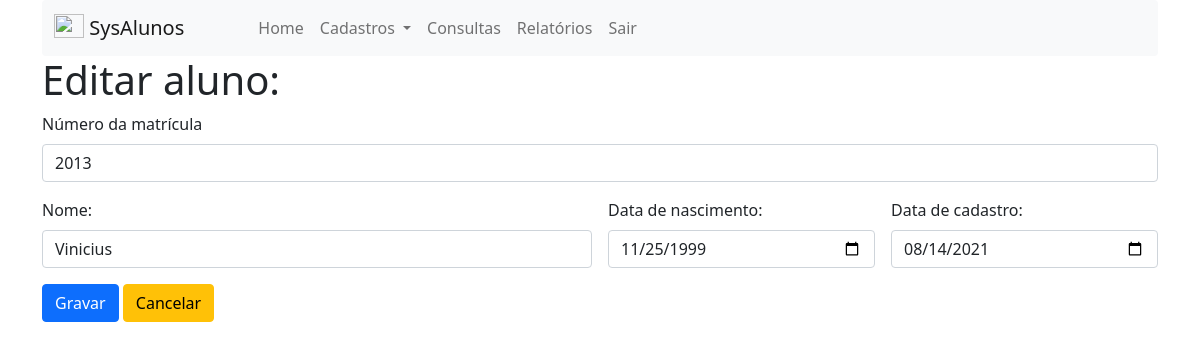
/alunos_edit.php?idAluno=1229, run on the app's committed database.
### tables this page shows
CREATE TABLE `alunos` (
  `idalunos` int(10) unsigned NOT NULL AUTO_INCREMENT,
  `matricula` varchar(45) NOT NULL,
  `nome` varchar(100) NOT NULL,
  `dt_nascimento` date NOT NULL,
  `dt_cadastro` date NOT NULL,
  PRIMARY KEY (`idalunos`)
);

### alunos_edit.php (the view, shortened to what this page needs)
<?php
require_once("conexao.php");
$tipoAcesso = $_SESSION["tipo_acesso"];
$IdAluno = $_GET["idAluno"];
?>
<!DOCTYPE html>
<html lang="pt-br">
<head>
    <link href="css/bootstrap.min.css" rel="stylesheet">
</head>
<body>
    <div class="container">
        <nav class="navbar navbar-expand-lg navbar-light bg-light rounded">
            <div class="container-fluid">
                <a class="navbar-brand" href="#">
                    <img src="img/studentmeets_4873.png" alt="" width="30" height="24" class="d-inline-block align-text-top">
                    SysAlunos
                </a>
            <div class="collapse navbar-collapse" id="navbarSupportedContent">
                    <ul class="navbar-nav me-auto mb-2 mb-lg-0" style="margin-left: 50px;">
                        <li class="nav-item">
                            <a class="nav-link" aria-current="page" href="admin.php">Home</a>
                        </li>
                        <?php
$mnuCadastro   = "<li class='nva-item dropdown active'>
                                <a class='nav-link dropdown-toggle' href='#' id='mnuCadastroDown' role='button' data-bs-toggle='dropdown' aria-expanded='false'>
                                Cadastros
                                </a>
                                <ul class='dropdown-menu aria-labelledby='mnuCadastroDown'>
                                <li><a class='dropdown-item' href='usuarios_list.php'>Cadastro de usuários</a></li>
                                <li><a class='dropdown-item' href='alunos_list.php'>Cadastro de alunos</a></li>
                                <li><a class='dropdown-item' href='materias_list.php'>Cadastro de matérias</a></li>
                                <li><hr class='dropdown-divider'></li>
                                <li><a class='dropdown-item' href='alunomateria_list.php'>Cadastro de materias por alunos</a></li>
                                </ul>
                            </li>";
$mnuConsultas  = "<li class='nav-item'><a class='nav-link' href='#'>Consultas</a></li>";
$mnuRelatorios = "<li class='nav-item'><a class='nav-link' href='#'>Relatórios</a></li>";
if ($tipoAcesso == 0) {
    echo $mnuCadastro;
}
if ($tipoAcesso == 0 || $tipoAcesso == 1) {
    echo $mnuConsultas;
}
if ($tipoAcesso == 0 || $tipoAcesso == 2) {
    echo $mnuRelatorios;
}
?>
                       <li class="nav-item">
                            <a class="nav-link" href="logout.php">Sair</a>
                        </li>
                    </ul>
                </div>
            </div>
        </nav>
        <?php
$matricula = "";
$nome_aluno = "";
$Nascimento = "";
$DtCadastro= "";
if ($IdAluno == 0) {
    echo "<h1>Novo aluno:</h1>";
} else {
    echo "<h1>Editar aluno:</h1>";
    $sql  = "SELECT idalunos, matricula, nome, dt_nascimento, dt_cadastro
                        FROM alunos WHERE idalunos = $IdAluno";
    $resp = mysqli_query($conexao_bd, $sql);
    if ($rows = mysqli_fetch_row($resp)) {
        $matricula     = $rows[1];
        $nome_aluno    = $rows[2];
        $Nascimento    = $rows[3];
        $DtCadastro    = $rows[4];
    }
}
?>
       <form class="row g-3" method="post" action="alunos_gravar.php">
           <div class="col-12">
                <label for="txtMatricula" class="form-label">Número da matrícula</label>
                <input type="text" class="form-control" id="txtMatricula" name="txtMatricula"
                placeholder="Número da matrícula" value="<?php
echo $matricula;
?>">
            </div>
            <div class="col-md-6">
                <label for="txtAluno" class="form-label">Nome:</label>
                <input type="text" class="form-control" id="txtAluno" name="txtAluno"
                placeholder="" value="<?php
echo $nome_aluno;
?>">
            </div>
            <div class="col-md-3">
                <label for="txtDtNascimento" class="form-label">Data de nascimento:</label>
                <input type="date" class="form-control" id="txtDtNascimento" name="txtDtNascimento"
                placeholder="" value="<?php
echo $Nascimento;
?>">
            </div>
            <div class="col-3">
                <label for="DtCadastro" class="form-label">Data de cadastro:</label>
                <input type="date" class="form-control" id="DtCadastro" name="DtCadastro"
                value="<?php
echo $DtCadastro;
?>">
            </div>
            <div class="col-12">
                <button type="submit" class="btn btn-primary">Gravar</button>
                <a class="btn btn-warning" href="alunos_list.php"
                    role="button">Cancelar</a>
            </div>
        </form>
    </div>
</body>
</html>

### data on the page
alunos: txtMatricula "2013", txtAluno "Vinicius", txtDtNascimento "11/25/1999", DtCadastro "08/14/2021"
